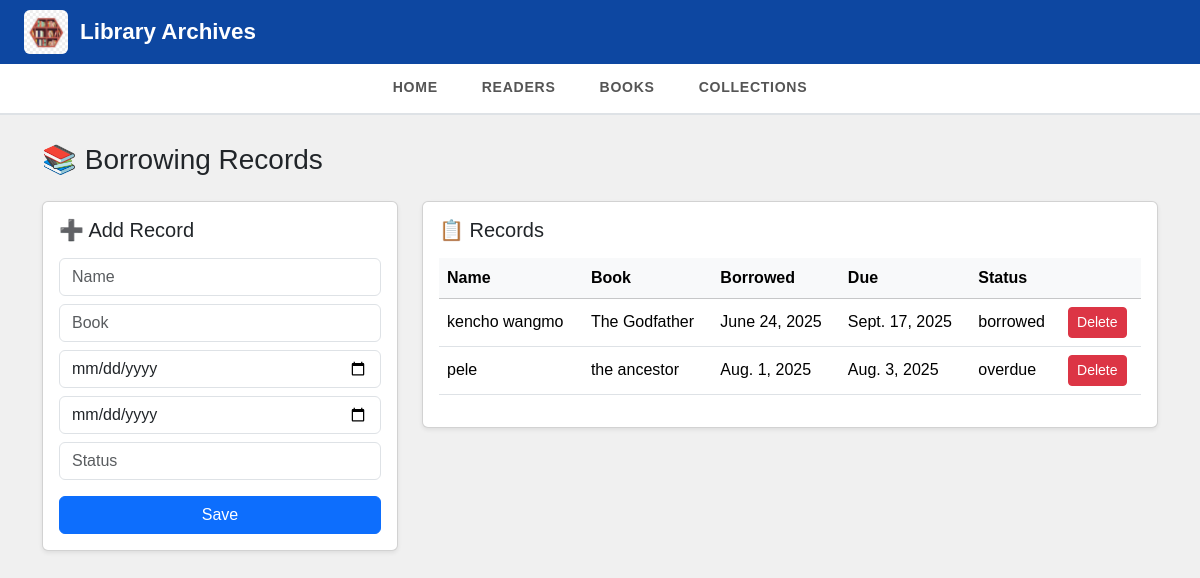
The app's page /collection/, older data.
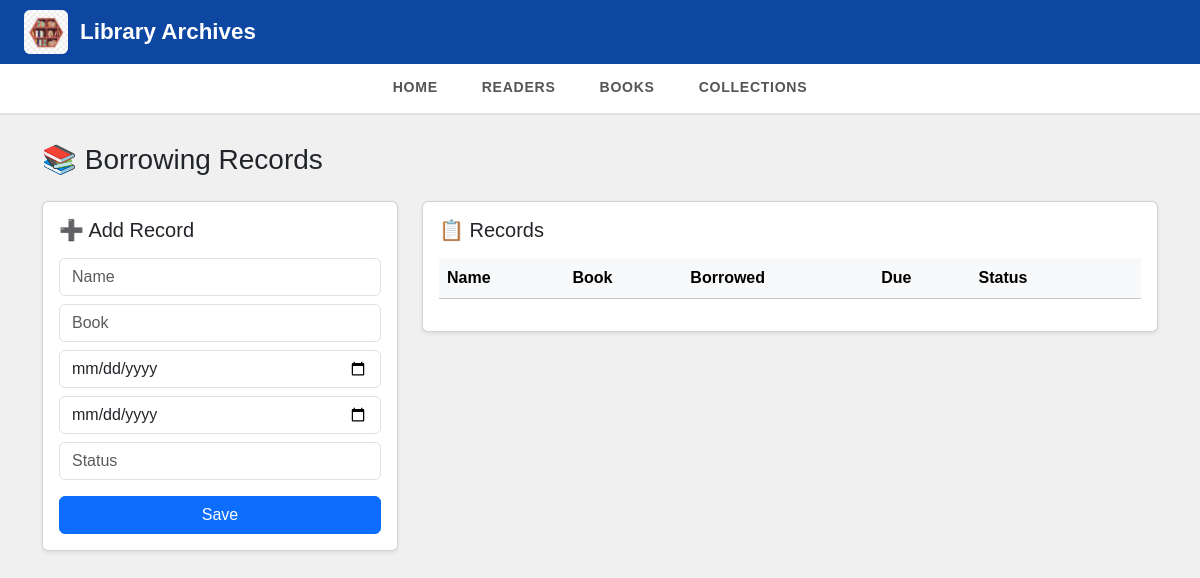
The same page, newer data.
### lims_app/models.py (models this page shows, shortened)
class Borrowing(models.Model):
    name = models.CharField(max_length=100)
    book = models.CharField(max_length=100)
    date_borrowed = models.DateField()
    due_date = models.DateField()
    status = models.CharField(max_length=50)

### lims_app/views.py (the view, shortened to what this page needs)
# urls.py: path('collection/', views.borrowing_list_add, name='borrowing_list_add'),
def borrowing_list_add(request):
    borrowings = Borrowing.objects.all()
    return render(request, 'create_collection.html', {'borrowings': borrowings})

### lims_app/templates/create_collection.html (shortened to what this page needs)
{% extends "index.html" %}
{% block main_content %}
<div class="container">
  <h3 class="mb-4">📚 Borrowing Records</h3>
  <div class="row g-4">
    <div class="col-lg-4">
      <div class="card shadow-sm p-3">
        <h5 class="mb-3">➕ Add Record</h5>
        <form method="POST" action="{% url 'borrowing_list_add' %}">
          <input class="form-control mb-2" name="name" placeholder="Name" required>
          <input class="form-control mb-2" name="book" placeholder="Book" required>
          <input type="date" class="form-control mb-2" name="date_borrowed" required>
          <input type="date" class="form-control mb-2" name="due_date" required>
          <input class="form-control mb-3" name="status" placeholder="Status" required>
          <button class="btn btn-primary w-100">Save</button>
        </form>
      </div>
    </div>
    <div class="col-lg-8">
      <div class="card shadow-sm p-3">
        <h5 class="mb-3">📋 Records</h5>
        <div class="table-responsive">
          <table class="table table-hover align-middle">
            <thead class="table-light">
              <tr>
                <th>Name</th>
                <th>Book</th>
                <th>Borrowed</th>
                <th>Due</th>
                <th>Status</th>
                <th></th>
              </tr>
            </thead>
            <tbody>
              {% for borrowing in borrowings %}
              <tr>
                <td>{{ borrowing.name }}</td>
                <td>{{ borrowing.book }}</td>
                <td>{{ borrowing.date_borrowed }}</td>
                <td>{{ borrowing.due_date }}</td>
                <td>{{ borrowing.status }}</td>
                <td>
                  <form action="{% url 'delete_borrower' borrowing.id %}" method="post">
                    <button class="btn btn-danger btn-sm">Delete</button>
                  </form>
                </td>
              </tr>
              {% endfor %}
            </tbody>
          </table>
        </div>
      </div>
    </div>
  </div>
</div>
{% endblock %}

Row changes from the older to the newer data that the page shows:
removed Borrowing: name "kencho wangmo", book "The Godfather", date_borrowed "June 24, 2025", due_date "Sept. 17, 2025", status "borrowed"
removed Borrowing: name "pele", book "the ancestor", date_borrowed "Aug. 1, 2025", due_date "Aug. 3, 2025", status "overdue"
